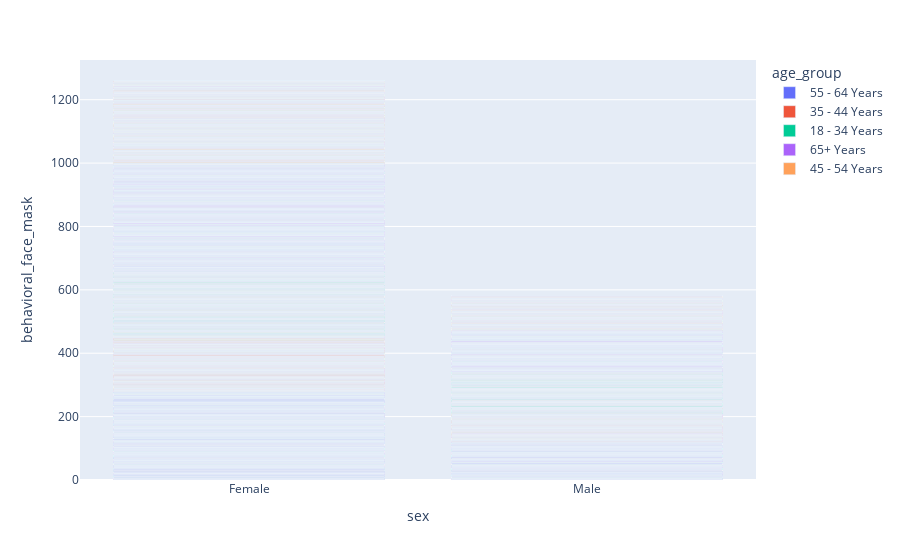

Notebook source saved alongside this figure:
### Code cell
"""Behavioural Face Mask vs Sex"""

fig = px.bar(raw_train_features, x = 'sex', y = 'behavioral_face_mask', color = 'age_group')
fig.show()

### Figure 1 — Plotly figure (JSON) as saved in the notebook; plotly's stock layout.template omitted (floating-point values rounded to 4 significant figures; data arrays with more than 128 entries replaced by an {"elided": "..."} marker saying what was removed)
{"data": [{"alignmentgroup": "True", "hovertemplate": "age_group=55 - 64 Years<br>sex=%{x}<br>behavioral_face_mask=%{y}<extra></extra>", "legendgroup": "55 - 64 Years", "marker": {"color": "#636efa", "pattern": {"shape": ""}}, "name": "55 - 64 Years", "offsetgroup": "55 - 64 Years", "orientation": "v", "showlegend": true, "textposition": "auto", "type": "bar", "x": {"elided": "5563 str values"}, "xaxis": "x", "y": {"elided": "5563 int values"}, "yaxis": "y"}, {"alignmentgroup": "True", "hovertemplate": "age_group=35 - 44 Years<br>sex=%{x}<br>behavioral_face_mask=%{y}<extra></extra>", "legendgroup": "35 - 44 Years", "marker": {"color": "#EF553B", "pattern": {"shape": ""}}, "name": "35 - 44 Years", "offsetgroup": "35 - 44 Years", "orientation": "v", "showlegend": true, "textposition": "auto", "type": "bar", "x": {"elided": "3848 str values"}, "xaxis": "x", "y": {"elided": "3848 int values"}, "yaxis": "y"}, {"alignmentgroup": "True", "hovertemplate": "age_group=18 - 34 Years<br>sex=%{x}<br>behavioral_face_mask=%{y}<extra></extra>", "legendgroup": "18 - 34 Years", "marker": {"color": "#00cc96", "pattern": {"shape": ""}}, "name": "18 - 34 Years", "offsetgroup": "18 - 34 Years", "orientation": "v", "showlegend": true, "textposition": "auto", "type": "bar", "x": {"elided": "5215 str values"}, "xaxis": "x", "y": {"elided": "5215 int values"}, "yaxis": "y"}, {"alignmentgroup": "True", "hovertemplate": "age_group=65+ Years<br>sex=%{x}<br>behavioral_face_mask=%{y}<extra></extra>", "legendgroup": "65+ Years", "marker": {"color": "#ab63fa", "pattern": {"shape": ""}}, "name": "65+ Years", "offsetgroup": "65+ Years", "orientation": "v", "showlegend": true, "textposition": "auto", "type": "bar", "x": {"elided": "6843 str values"}, "xaxis": "x", "y": {"elided": "6843 int values"}, "yaxis": "y"}, {"alignmentgroup": "True", "hovertemplate": "age_group=45 - 54 Years<br>sex=%{x}<br>behavioral_face_mask=%{y}<extra></extra>", "legendgroup": "45 - 54 Years", "marker": {"color": "#FFA15A", "pattern": {"shape": ""}}, "name": "45 - 54 Years", "offsetgroup": "45 - 54 Years", "orientation": "v", "showlegend": true, "textposition": "auto", "type": "bar", "x": {"elided": "5238 str values"}, "xaxis": "x", "y": {"elided": "5238 int values"}, "yaxis": "y"}], "layout": {"barmode": "relative", "legend": {"title": {"text": "age_group"}, "tracegroupgap": 0}, "margin": {"t": 60}, "xaxis": {"anchor": "y", "domain": [0, 1], "title": {"text": "sex"}}, "yaxis": {"anchor": "x", "domain": [0, 1], "title": {"text": "behavioral_face_mask"}}}}
